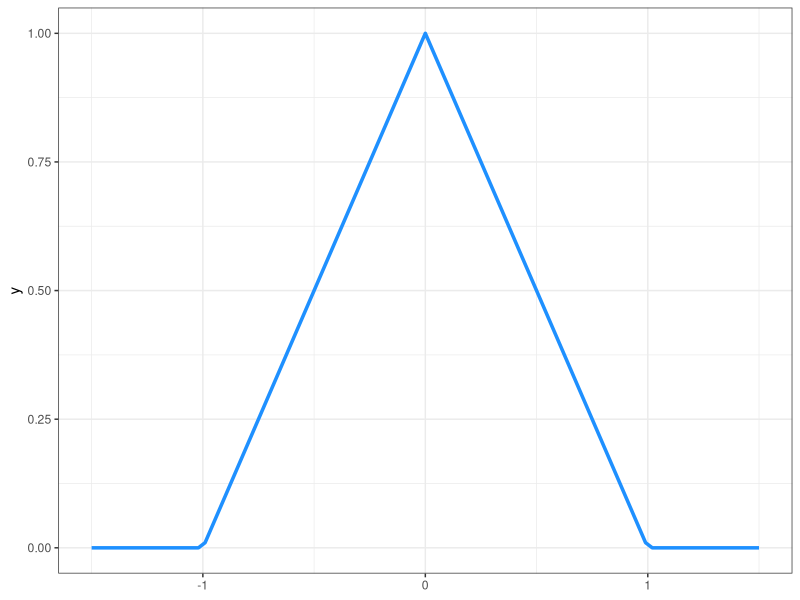
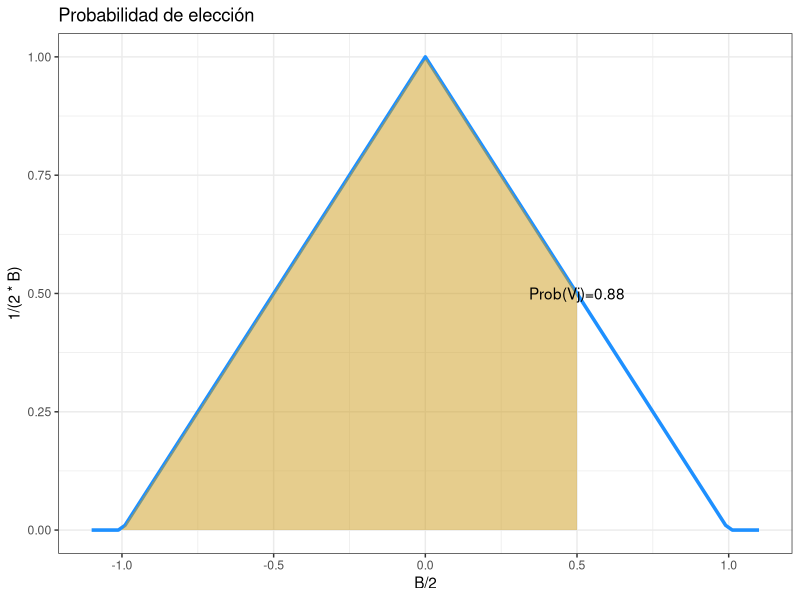

Write the R code that produced these figures, in order.
## ---- chunk 1
knitr::opts_chunk$set(echo = TRUE)
library(ggplot2)
## ---- chunk 2
B<-1

f_den <- function(x, B=1){
  if (x>=-B & x<=0){
    y <- 1/B^2 *x +1/B
  } else if (x>0 & x<=B){
    y <- -1/B^2 *x +1/B
  }else{
    y <- 0
  }
  return(y)
}

fv_den <- Vectorize(f_den, "x")

f_dis <- function(x, B=1){
  if(x<(-1)*B){
    y<-0}else if (x>=-B & x<=0){
    y <- (X+B)*fv_den(x)/2
  }else if (x>0 & x<=B){
    y <- 1- (B-x)*fv_den(x)/2
  }else{
    y <- 0
  }
  return(y)
}

x<- seq(-1.5, 1.5, lenght.out=500)
y<-sapply(x, f_den)

ggplot()+
  #geom_line(aes(x,y), color="dodgerblue", linewidth=1.2)+
  geom_function(fun = fv_den, color="dodgerblue", linewidth=1.2)+
  xlim(-1.5, 1.5)+
  theme_bw()


## ---- chunk 3
decision <- function(Vj, Vi, B=1){
  Vji <- Vj - Vi
  Pvj <- f_dis(Vji)
  
  ggplot()+
  geom_function(fun = fv_den, color="dodgerblue", linewidth=1.2, xlim=c(-B-0.1, B+0.1))+
    stat_function(fun=fv_den, geom= "area", fill="goldenrod3", alpha=0.5, xlim=c(-B, Vji)) +  geom_text(aes(B/2,1/(2*B), label=paste0("Prob(Vj)=", round(Pvj,2), sep="")))+labs(title="Probabilidad de elección")+
  theme_bw()
  
  
}


decision(Vj=6, Vi=5.5)
